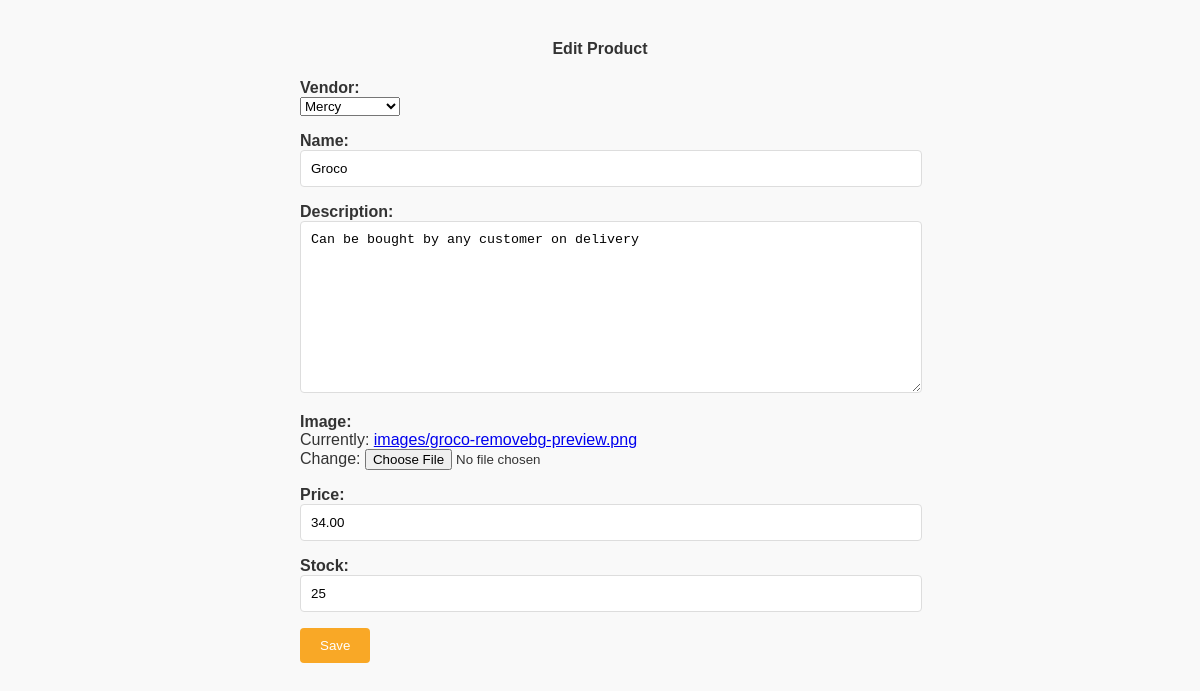
The page /inventory/products/edit/2/ on the database its author committed.
### inventory/models.py (models this page shows)
class Product(models.Model):
    vendor=models.ForeignKey(MamaMboga,on_delete=models.CASCADE)
    name = models.CharField(max_length=32)
    description = models.TextField()
    image = models.ImageField(upload_to='images/')
    price = models.DecimalField(max_digits=6 ,decimal_places=2)
    stock = models.PositiveIntegerField()
    date_created = models.DateTimeField(auto_now_add=True)
    date_updated = models.DateTimeField(auto_now=True)

### vendor/models.py (models this page shows)
class MamaMboga(models.Model):
    name = models.CharField(max_length=30)
    location=models.TextField()
    contact=models.IntegerField()
    password=models.CharField(max_length=8)
    storename=models.CharField(max_length=8)
    username=models.CharField(max_length=8)
    def __str__(self):
        return self.name

### inventory/views.py (the view)
# urls.py: path("products/edit/<int:id>/",edit_product_view ,name="edit_product_view"),
def edit_product_view(request, id):
    product = Product.objects.get(id=id)
    if request.method == 'POST':
        form = ProductUploadForm(request.POST, instance=product)
        if form.is_valid():
            form.save()
            return redirect('product_detail_view', id=product.id)
    else:
        form = ProductUploadForm(instance=product)
    return render(request, 'inventory/edit_product.html', {'form': form})

### inventory/forms.py
class ProductUploadForm(forms.ModelForm):
    class Meta:
        model=Product
        fields ="__all__"

### templates/inventory/edit_product.html (shortened to what this page needs)
<!DOCTYPE html>
<html lang="en">
<head>
    {% load static %}
    <link rel="stylesheet" href="{% static 'CSS/edit.css' %}">
</head>
<body>
    <div class="container">
        <h4>Edit Product</h4>
        <form method="POST" class="upload-form" enctype="multipart/form-data">
            {{ form.as_p }}
            <button type="submit">Save</button>
        </form>
    </div>
</body>
</html>

### inventory/static/CSS/edit.css (style rules this page uses)
:root { --primary-color: #f9a826; --secondary-color: #007bff; --background-color: #f9f9f9; --text-color: #333333; --border-color: #dddddd; --box-shadow-color: rgba(0, 0, 0, 0.2); }
body { font-family: Arial, sans-serif; background-color: var(--background-color); color: var(--text-color); margin: 0; padding: 0; animation: fadeIn 0.5s ease-in-out; }
.container { max-width: 600px; margin: 0 auto; padding: 20px; }
h4 { text-align: center; margin-top: 20px; }
form { margin-top: 20px; }
label { display: block; font-weight: bold; }
input[type="text"], input[type="number"], textarea { width: 100%; padding: 10px; border-radius: 4px; border: 1px solid var(--border-color); }
button[type="submit"] { padding: 10px 20px; background-color: var(--primary-color); color: #ffff; border: none; border-radius: 4px; cursor: pointer; animation: fadeIn 0.5s ease-in-out; }

### templates/inventory/edit_product.html (style rules this page uses)
:root { --primary-color: #f9a826; --secondary-color: #007bff; --background-color: #f9f9f9; --text-color: #333333; --border-color: #dddddd; --box-shadow-color: rgba(0, 0, 0, 0.2); }
body { font-family: Arial, sans-serif; background-color: var(--background-color); color: var(--text-color); margin: 0; padding: 0; animation: fadeIn 0.5s ease-in-out; }
.container { max-width: 600px; margin: 0 auto; padding: 20px; }
h4 { text-align: center; margin-top: 20px; }
form { margin-top: 20px; }
label { display: block; font-weight: bold; }
input[type="text"], input[type="number"], textarea { width: 100%; padding: 10px; border-radius: 4px; border: 1px solid var(--border-color); }
button[type="submit"] { padding: 10px 20px; background-color: var(--primary-color); color: #ffff; border: none; border-radius: 4px; cursor: pointer; animation: fadeIn 0.5s ease-in-out; }

### rows shown on the page
Product: vendor "Mercy", description "Can be bought by any customer on delivery", price "34.00", stock "25"
MamaMboga: name "Groco"
